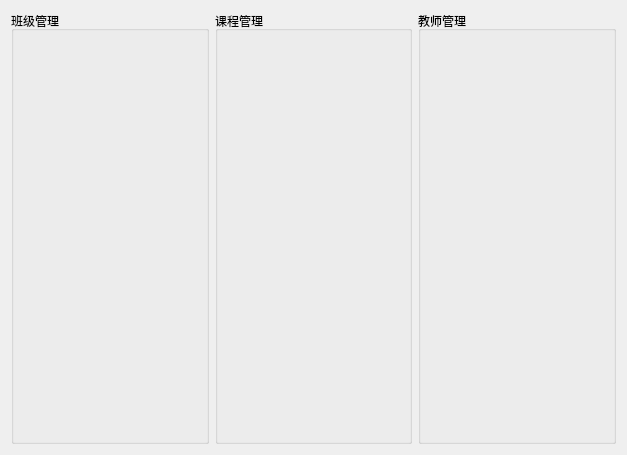
<?xml version="1.0" encoding="UTF-8"?>
<ui version="4.0">
 <class>ManageClazzCourseTeacherWidget</class>
 <widget class="QWidget" name="ManageClazzCourseTeacherWidget">
  <property name="geometry">
   <rect>
    <x>0</x>
    <y>0</y>
    <width>627</width>
    <height>455</height>
   </rect>
  </property>
  <property name="windowTitle">
   <string>Form</string>
  </property>
  <layout class="QGridLayout" name="gridLayout_3">
   <item row="0" column="1">
    <widget class="QGroupBox" name="groupBox_2">
     <property name="title">
      <string>课程管理</string>
     </property>
     <layout class="QGridLayout" name="gridLayout_2">
      <property name="leftMargin">
       <number>1</number>
      </property>
      <property name="topMargin">
       <number>1</number>
      </property>
      <property name="rightMargin">
       <number>1</number>
      </property>
      <property name="bottomMargin">
       <number>1</number>
      </property>
      <item row="0" column="0">
       <widget class="ManageCourseWidget" name="courseWidget" native="true"/>
      </item>
     </layout>
    </widget>
   </item>
   <item row="0" column="0">
    <widget class="QGroupBox" name="groupBox">
     <property name="title">
      <string>班级管理</string>
     </property>
     <layout class="QGridLayout" name="gridLayout">
      <property name="leftMargin">
       <number>1</number>
      </property>
      <property name="topMargin">
       <number>1</number>
      </property>
      <property name="rightMargin">
       <number>1</number>
      </property>
      <property name="bottomMargin">
       <number>1</number>
      </property>
      <item row="0" column="0">
       <widget class="ManageClazzWidget" name="clazzWidget" native="true"/>
      </item>
     </layout>
    </widget>
   </item>
   <item row="0" column="2">
    <widget class="QGroupBox" name="groupBox_3">
     <property name="title">
      <string>教师管理</string>
     </property>
     <layout class="QGridLayout" name="gridLayout_4">
      <property name="leftMargin">
       <number>1</number>
      </property>
      <property name="topMargin">
       <number>1</number>
      </property>
      <property name="rightMargin">
       <number>1</number>
      </property>
      <property name="bottomMargin">
       <number>1</number>
      </property>
      <item row="0" column="0">
       <widget class="ManageTeacherWidget" name="teacherWidget" native="true"/>
      </item>
     </layout>
    </widget>
   </item>
  </layout>
 </widget>
 <customwidgets>
  <customwidget>
   <class>ManageClazzWidget</class>
   <extends>QWidget</extends>
   <header>ManageClazzWidget.h</header>
   <container>1</container>
  </customwidget>
  <customwidget>
   <class>ManageCourseWidget</class>
   <extends>QWidget</extends>
   <header>ManageCourseWidget.h</header>
   <container>1</container>
  </customwidget>
  <customwidget>
   <class>ManageTeacherWidget</class>
   <extends>QWidget</extends>
   <header location="global">ManageTeacherWidget.h</header>
   <container>1</container>
  </customwidget>
 </customwidgets>
 <resources/>
 <connections/>
</ui>
